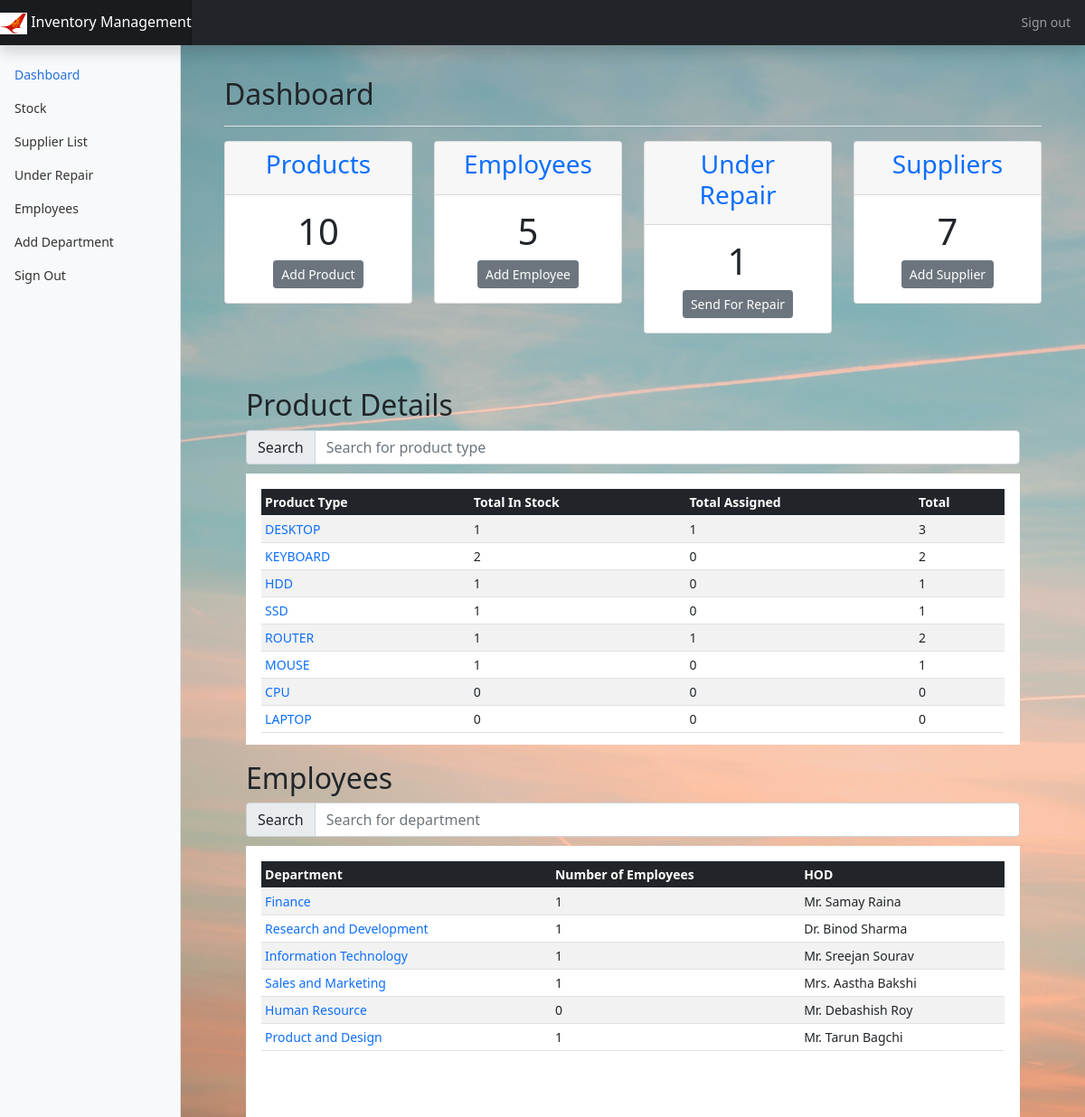
The app's page / (signed in) with its own data.
### main/models.py (models this page shows, shortened)
class Repair(models.Model):
    prod_id = models.AutoField(primary_key=True)
    prod_name = models.CharField(max_length=50,default=' ')
    serial_num = models.CharField(max_length=100, unique=True,default=' ')
    specification = models.TextField(default=' ')
    date_received = models.DateField(default=date.today)
    supplier_id = ForeignKey(Supplier,on_delete=models.CASCADE)
    timestamp = models.DateTimeField(auto_now_add=True)

class Assign(models.Model):
    prod_id = models.AutoField(primary_key=True)
    prod_name = models.CharField(max_length=50,default=' ')
    serial_num = models.CharField(max_length=100, unique=True,default=' ')
    specification = models.TextField(default=' ')
    date_received = models.DateField(default=date.today)
    supplier = models.ForeignKey(Supplier,on_delete=models.CASCADE,default=1)
    emp_id = ForeignKey(Employee,on_delete=models.CASCADE)

class Stock(models.Model):
    prod_id = models.AutoField(primary_key=True)
    prod_name = models.CharField(max_length=50,default=' ')
    serial_num = models.CharField(max_length=100, unique=True,default=' ')
    specification = models.TextField(default=' ')
    date_received = models.DateField(default=date.today)
    supplier = models.ForeignKey(Supplier,on_delete=models.CASCADE,default=1)

class Department(models.Model):
    department = models.CharField(max_length=100,unique=True)
    hod = models.CharField(max_length=100)
    slug = models.SlugField(max_length = 250, null = True, blank = True)
    def __str__(self):
        return str(self.department)

### main/views.py (the view)
# urls.py: path('',views.index,name='index'),
@login_required(login_url='/auth/login')
def index(request):
    employee = models.Employee.objects.all()
    suppliers = models.Supplier.objects.all()
    repair = models.Repair.objects.all()
    stock = models.Stock.objects.all()
    repair = models.Repair.objects.all()
    assigned = models.Assign.objects.all()
    prodList = []
    for prod_type in PROD_CHOICES:
        type = prod_type[0]
        numStock = len(models.Stock.objects.filter(prod_name = type))
        numAssigned = len(models.Assign.objects.filter(prod_name = type))
        numRepair = len(models.Repair.objects.filter(prod_name = type))
        prodDict  = {}
        prodDict["pdtType"] = type
        prodDict["numStock"] = numStock
        prodDict["numAssign"] = numAssigned
        prodDict["total"] = numStock+numRepair+numAssigned
        prodList.append(prodDict)
    empList = []
    departmentChoices = models.Department.objects.all()
    for d in departmentChoices:
        dept = d.department
        employees = models.Employee.objects.filter(department = dept)
        numEmp = len(employees)
        hod = d.hod
        empDict = {}
        empDict["department"] = dept
        empDict["numEmp"] = numEmp
        empDict['HOD'] = hod
        empDict['slug'] = d.slug
        empList.append(empDict)
    sendRepairForm = forms.sendForRepair()
    addEmployeeForm = forms.addEmployee()
    addProductForm = forms.addProduct()
    addSupplierForm = forms.addSupplier()
    context = {
        'employeesDetails' : empList,
        'totalProducts' : len(stock) + len(repair) + len(assigned),
        'numEmp' : len(employee),
        'numSupplier' : len(suppliers),
        'numUnderRepair' : len(repair),
        'productDetails' : prodList,
        'sendRepairForm' : sendRepairForm,
        'addEmployeeForm' : addEmployeeForm,
        'addProductForm' : addProductForm,
        'addSupplierForm' : addSupplierForm,
    }
    return render(request,'main/index.html',context)

### main/forms.py
class sendForRepair(forms.Form):
    serial_num = forms.CharField(max_length=256,widget=forms.TextInput(attrs={'class':'form-control','placeholder':'Serial Number'}))
    supplier = forms.ModelChoiceField(queryset=Supplier.objects.all(),widget=forms.Select(attrs={'class':'form-control'}))

class addEmployee(forms.Form):
    name = forms.CharField(max_length=20,widget=forms.TextInput(attrs={'class':'form-control','placeholder':"Employee's Name"}))
    sap_number = forms.CharField(max_length=8,widget=forms.TextInput(attrs={'class':'form-control','placeholder':"SAP Number"}))
    staff_number = forms.CharField(max_length=10,widget=forms.TextInput(attrs={'class':'form-control','placeholder':"Staff Number"}))
    contact = forms.RegexField(regex=r'^\+?1?\d{9,15}$',widget=forms.TextInput(attrs={'class':'form-control','placeholder':'Contact : Should be between 9 to 15 digits'}))
    designation = forms.CharField(max_length=20,widget=forms.TextInput(attrs={'class':'form-control','placeholder':'Designation'}))
    department = forms.ModelChoiceField(queryset=Department.objects.all(),widget=forms.Select(attrs={'class':'form-control'}))
    desk_num = forms.CharField(max_length=10,widget=forms.TextInput(attrs={'class':'form-control','placeholder':'Desk Number'}))
    floor = forms.IntegerField(min_value=MIN_FLOOR_VALUE, max_value=MAX_FLOOR_VALUE,widget=forms.NumberInput(attrs={'class':'form-control','placeholder':'Floor'}))

### main/models.py (called while the page is built)
    def __str__(self):
        return self.name

### templates/main/index.html (shortened to what this page needs)
{% extends 'main/base.html' %}
{% block content %}
{% include 'main/navbar.html' %}
    <main class="col-md-9 ms-sm-auto col-lg-10 px-md-4">
      <div class="container-fluid box">
        <div class="d-flex justify-content-between flex-wrap flex-md-nowrap align-items-center pt-3 pb-2 mb-3 border-bottom">
          <h1 class="h2">Dashboard</h1>
        </div>
        <div class="row">
          <div class="col-sm-3">
            <div class="card text-center">
              <div class="card-header">
                <h3><a class="text-decoration-none" href="{% url 'showProduct' slug='all' %}">Products</a></h3>
              </div>
              <div class="card-body">
                <h1>{{ totalProducts }}</h1>
                <button type="button" class="btn btn-secondary btn-sm" data-bs-toggle="modal" data-bs-target="#modalFormAddProduct">
                  Add Product
                </button>
              </div>
            </div>
          </div>
          <div class="col-sm-3">
            <div class="card text-center">
              <div class="card-header">
                <h3> <a class="text-decoration-none" href="{% url 'listEmployee' slug='all' %}">Employees</a> </h3>
              </div>
              <div class="card-body">
                <h1>{{ numEmp }}</h1>
                <button type="button" class="btn btn-secondary btn-sm" data-bs-toggle="modal" data-bs-target="#modalFormAddEmployee">
                  Add Employee
                </button>
              </div>
            </div>
          </div>
          <div class="col-sm-3">
            <div class="card text-center">
              <div class="card-header">
                <h3> <a class="text-decoration-none" href="{% url 'listRepair' %}">Under Repair</a> </h3>
              </div>
              <div class="card-body">
                <h1>{{ numUnderRepair }}</h1>
                <button type="button" class="btn btn-secondary btn-sm" data-bs-toggle="modal" data-bs-target="#modalForm{{item.pk}}">
                  Send For Repair
                </button>
              </div>
            </div>
          </div>
          <div class="col-sm-3">
            <div class="card text-center">
              <div class="card-header">
                <h3><a class="text-decoration-none" href="{% url 'listSupplier' %}">Suppliers</a></h3>
              </div>
              <div class="card-body">
                <h1>{{ numSupplier }}</h1>
                <button type="button" class="btn btn-secondary btn-sm" data-bs-toggle="modal" data-bs-target="#modalFormAddSupplier">
                  Add Supplier
                </button>
              </div>
            </div>
          </div>
        </div>
        <br>
        <br>
      <div class="container-fluid box ">
        <h2>Product Details</h2>
        <div class="input-group flex-nowrap" style="margin-bottom: 10px;">
          <span class="input-group-text" id="addon-wrapping">Search</span>
          <input type="text" class="form-control" id="myProductInput" onkeyup="showProductType()" placeholder="Search for product type" title="Type in a name" aria-describedby="addon-wrapping">
        </div>
        <div class="table-responsive table-box" >
          <table class="table table-striped table-sm table-hover" id="productTypeTable">
            <thead class="header table-dark">
              <tr>
                <th scope="col">Product Type</th>
                <th scope="col">Total In Stock</th>
                <th scope="col">Total Assigned</th>
                <th scope="col">Total</th>
              </tr>
            </thead>
            <tbody>
              {% for item in productDetails %}
              <tr>
                <td><a class="text-decoration-none" href="{% url 'showProduct' slug=item.pdtType %}">{{ item.pdtType }}</a></td>
                <td>{{ item.numStock }}</td>
                <td>{{ item.numAssign }}</td>
                <td>{{ item.total }}</td>
              </tr>
              {% endfor %}
            </tbody>
          </table>
        </div>
      </div>
      <div class="container-fluid box">
        <h2>Employees</h2>
      <div class="input-group flex-nowrap" style="margin-bottom: 10px;">
        <span class="input-group-text" id="addon-wrapping">Search</span>
        <input type="text" class="form-control" id="myDepartmentInput" onkeyup="showDepartments()" placeholder="Search for department" title="Type in a name" aria-describedby="addon-wrapping">
      </div>
      <div class="table-responsive table-box">
          <table class="table table-striped table-sm table-hover " id="departmentTable">
            <thead class="header table-dark">
              <tr>
                <th scope="col">Department</th>
                <th scope="col">Number of Employees</th>
                <th scope="col">HOD</th>
              </tr>
            </thead>
            <tbody>
              {% for emp in employeesDetails %}
              <tr>
                <td><a class="text-decoration-none" href="{% url 'listEmployee' slug=emp.slug %}">{{ emp.department }}</a></td>
                <td>{{ emp.numEmp }}</td>
                <td>{{ emp.HOD }}</td>
              </tr>
              {% endfor %}
            </tbody>
          </table>
        </div>
      </div>
    </main>
  </div>
</div>
{% endblock %}

### static/css/main.css (style rules this page uses)
body { background-color: #F3F1F5; }
.table-responsive { max-height:300px; }
.table-box { height: 300px; background-color: white; padding: 2%; }
.header { background-color: bisque; position: sticky; top: 0; }
.box { margin-top: 2%; }

### static/css/dashboard.css (style rules this page uses)
body { font-size: .875rem; }

### records on screen
Repair: pdtType "DESKTOP", numStock "1", numAssign "1", total "3"
Assign: pdtType "ROUTER", numStock "1", numAssign "1", total "2"
Stock: pdtType "MOUSE", numStock "1", numAssign "0", total "1"
Department: department "Finance", HOD "Mr. Samay Raina"
Department: department "Research and Development", HOD "Dr. Binod Sharma"
Department: department "Information Technology", HOD "Mr. Sreejan Sourav"
Department: department "Sales and Marketing", HOD "Mrs. Aastha Bakshi"
Department: department "Human Resource", HOD "Mr. Debashish Roy"
Department: department "Product and Design", HOD "Mr. Tarun Bagchi"

### other values on screen
{{ totalProducts }} "10"
{{ numEmp }} "5"
{{ numUnderRepair }} "1"
{{ numSupplier }} "7"
{{ item.pdtType }} "KEYBOARD" "HDD" "SSD" "CPU" "LAPTOP"
{{ item.numStock }} "2" "1" "1" "0" "0"
{{ item.numAssign }} "0" "0" "0" "0" "0"
{{ item.total }} "2" "1" "1" "0" "0"
{{ emp.numEmp }} "1" "1" "1" "1" "0" "1"
